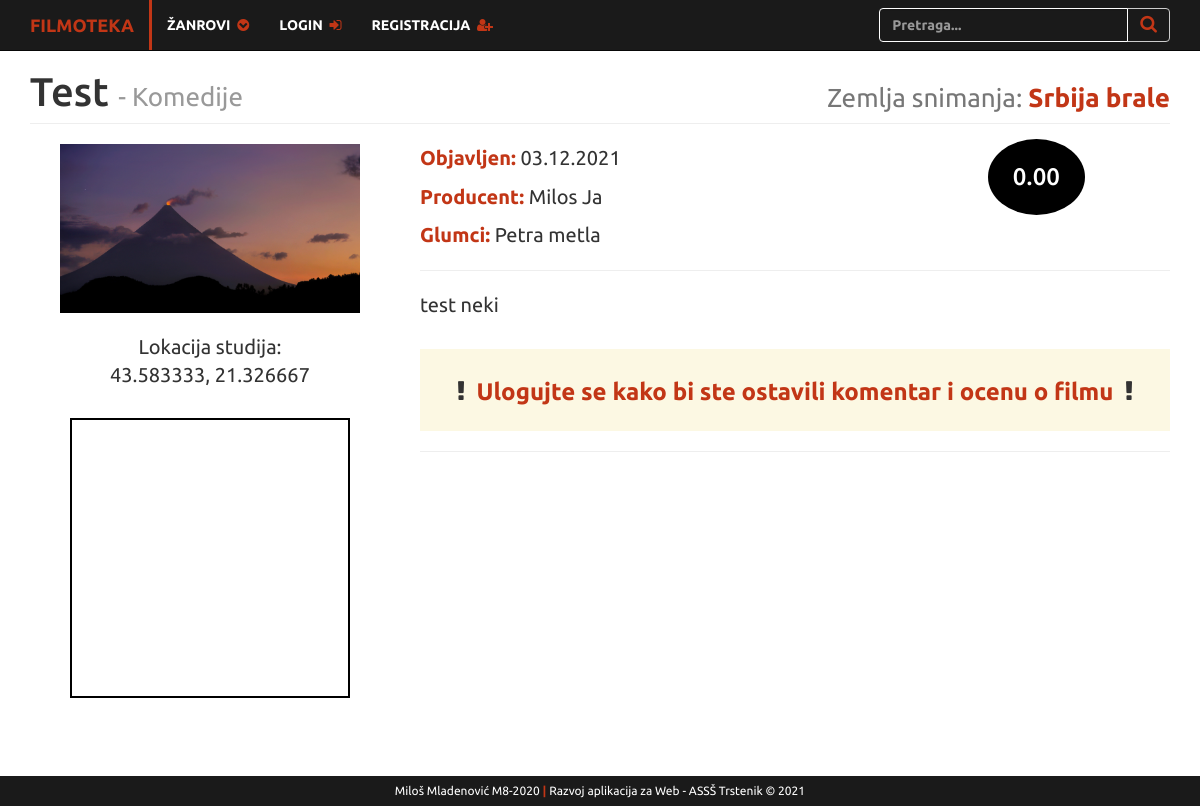
/film.php?f_id=15, run on the app's committed database.
### tables this page shows
CREATE TABLE `filmovi` (
  `id` int(11) NOT NULL,
  `zanr_id` int(3) NOT NULL,
  `naziv` varchar(255) NOT NULL,
  `autor` varchar(255) NOT NULL,
  `datum` varchar(10) NOT NULL,
  `poster` text NOT NULL,
  `sadrzaj` text NOT NULL,
  `glumci` varchar(255) NOT NULL,
  `zemlja` varchar(255) NOT NULL,
  `studio` varchar(255) NOT NULL,
  `tagovi` varchar(255) NOT NULL,
  `prosecna_ocena` float DEFAULT NULL,
  `status` varchar(255) NOT NULL DEFAULT 'draft',
  `broj_pregleda` int(11) NOT NULL
);

CREATE TABLE `zanrovi` (
  `id` int(3) NOT NULL,
  `naziv` varchar(40) NOT NULL
);

### includes/functions.php (called while the page is built, shortened)
<?php
function select_query($sql){
    global $connection;
    $data = [];
    $result = $connection->query($sql);
    if ($result->num_rows > 0)
        while($row = $result->fetch_assoc())
            array_push($data, $row);
    return $data;
}
?>

### film.php (the view, shortened to what this page needs)
<?php include 'includes/header.php'; ?>
<?php include 'includes/navigation.php'; ?>
<div class="container" style="margin: 30px auto 80px auto;">
    <div class="row">
        <div class="col-md-12">
            <?php
            if (isset($_GET['f_id'])):
                $film_id = $_GET['f_id'];
                $sql_filmovi="SELECT * FROM filmovi WHERE id =  {$film_id} ";
                $detalji_filma = select_query($sql_filmovi);
                if (count($detalji_filma) == 0):
                    echo "  <script> history.go(-1) </script> ";
                else:
                    foreach ($detalji_filma as $film):
                        $film_zanr = $film['zanr_id'];
                        $film_naziv = $film['naziv'];
                        $film_poster = $film['poster'];
                        $film_sadrzaj = $film['sadrzaj'];
                        $film_status = $film['status'];
                        $film_autor = $film['autor'];
                        $film_datum = $film['datum'];
                        $film_glumci = $film['glumci'];
                        $film_zemlja = $film['zemlja'];
                        $film_studio = $film['studio'];
                        $film_prosecna_ocena = $film['prosecna_ocena'];
                        if($film_status != "sakriven" || (isset($_SESSION["user_role"]) ? $_SESSION["user_role"] == "admin" ? true : false : false)):
            ?>
            <h1 class="page-header">
                <?=$film_naziv?>
                <small>
                <a href="zanr.php?id=<?=$film_zanr?>">
                <?php
                $sql_zanrovi = "SELECT naziv FROM zanrovi WHERE id = '{$film_zanr}' ; ";
                foreach (select_query($sql_zanrovi) as $zanr):
                    $naziv_kategorije = $zanr['naziv'];
                    echo " - $naziv_kategorije";
                endforeach;
                ?>
                </a>
                </small>
                <small style="float: right; margin-top: 15px;">Zemlja snimanja: <b><?=$film_zemlja?></b></small>
            </h1>
            <div class="row">
            <div class="col-md-4">
            <img class="img-responsive" src="images/<?=$film_poster?>" alt="<?="$cat_title - $film_naziv"?>" style="margin: 0 auto; max-width: 300px;">
            <p class="text-center" style="margin: 1em auto;">Lokacija studija:<br><?=$film_studio?></p>
            <div class="map">
                <div class="map__inner">
                    <div id="js-map" class="map__canvas"></div>
                </div>
            </div>
            </div>
            <div class="col-md-8">
            <p><b>Objavljen:</b> <?=$film_datum?></p>
            <p><b>Producent:</b> <?=$film_autor?></p>
            <p><b>Glumci:</b> <?=$film_glumci?></p>
            <h3 class="ocena" title="Ocena <?=$film_prosecna_ocena?> od 5"><?=number_format($film_prosecna_ocena, 2)?></h3>
            <hr class="style18">
            <p><?=$film_sadrzaj?></p><br>
            <?php
             endif;
        endforeach;
    endif;
else:
    header("Location: index.php");
endif;
?>
<?php
if($film_status != "sakriven"):
if (isset($_SESSION['user_id'])):
?>
    <div class="well">
        <h4>Ostavite komentar:</h4>
        <form action="" method="post" onsubmit="return validateForm()" role="form">
            <div class="form-group">
                <label for="comment">Vaš komentar</label>
                <textarea name="komentar_sadrzaj" class="form-control" rows="3"></textarea>
            </div>
            <div class="form-group">
            <label>Ocenite film</label><br>
                <span class="star-cb-group">
                    <input type="radio" id="rating-5" name="komentar_ocena" value="5" /><label for="rating-5">5</label>
                    <input type="radio" id="rating-4" name="komentar_ocena" value="4" /><label for="rating-4">4</label>
                    <input type="radio" id="rating-3" name="komentar_ocena" value="3" /><label for="rating-3">3</label>
                    <input type="radio" id="rating-2" name="komentar_ocena" value="2" /><label for="rating-2">2</label>
                    <input type="radio" id="rating-1" name="komentar_ocena" value="1" /><label for="rating-1">1</label>
                    <input type="radio" id="rating-0" name="komentar_ocena" value="0" class="star-cb-clear" /><label for="rating-0">0</label>
                </span>
            </div>
            <button type="submit" name="create_comment" class="btn btn-primary">Pošalji</button>
        </form>
    </div>
<?php else: ?>
    <div class='text-center bg-warning' style='padding: 10px 0 15px 0;'>
        <h3><i class='fa fa-exclamation'></i>&nbsp;&nbsp;<b>Ulogujte se kako bi ste ostavili komentar i ocenu o filmu</b>&nbsp;&nbsp;<i class='fa fa-exclamation'></i></h3>
    </div>
<?php
    endif;
endif;  ?>
<hr>
                </div>
            </div>
        </div>
    </div>
</div>
<?php include 'includes/footer.php'; ?>

### css/style.css (style rules this page uses)
html, body { font-family: "Ubuntu", sans-serif; margin: 0; padding: 0; width: 100%; overflow-x: hidden; height: 100vh; }
h1 { font-size: 40px; }
p { font-size: 20px; }
b { color: #c23616; }
small a, small a:visited { color: #999; text-decoration: none; }

### film.php (style rules this page uses)
.map { border: 2px solid #000; height: 20em; overflow: hidden; width: 20em; margin: 2em auto; }
.map__inner { height: 20em; width: 20em; }
.map__canvas { height: 100%; width: 100%; }
.ocena { position: absolute; top: -25px; right: 100px; background: #000; color:#fff; padding: 25px; border-radius: 50%; cursor: default; }

### data on the page
filmovi: naziv "Test", zemlja "Srbija brale", poster (picture), studio "43.583333, 21.326667", datum "03.12.2021", autor "Milos Ja", glumci "Petra metla", film_prosecna_ocena "0.00", sadrzaj "test neki"
zanrovi: naziv "Komedije"
